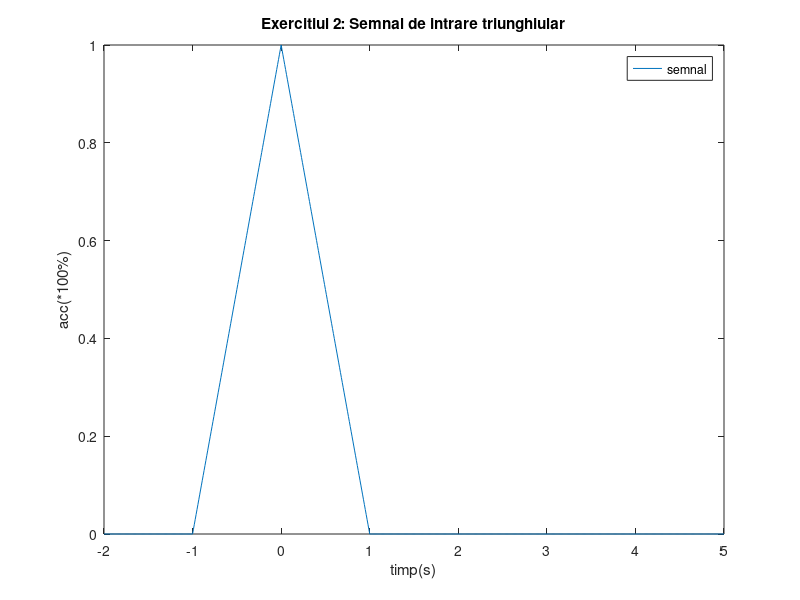

Write the MATLAB code that produced this figure.
function Ex_2
    clear all
    clc
    
    t = -2:0.01:5;
    u = zeros(1,length(t));

    for i = 1:length(t)
        if t(i) >= -1 
            if t(i) <= 1
                u(i) = 1 - abs(t(i));
            end
        end
    end
    
    figure
    plot(t,u)
    title("Exercitiul 2: Semnal de intrare triunghiular");
    xlabel('timp(s)');
    ylabel('acc(*100%)');
    legend('semnal');
end